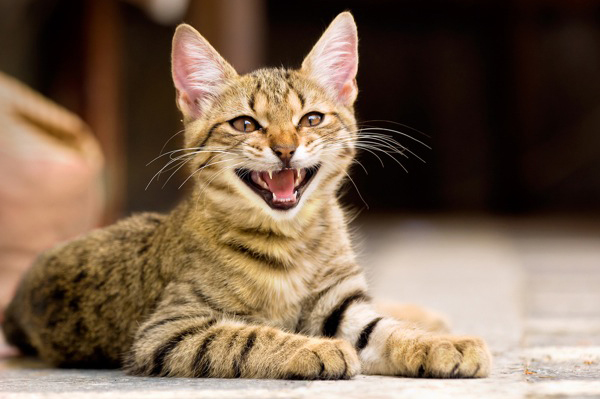
#> input picture Histogramas/color-kitty.jpg, 600 x 399 px
$ python histograma.py
#> lines starting #> are read from the running program, lines starting #| are printed output that depends on the picture
## Maria Júlia de Oliveira Vieira

import cv2
import numpy as np
from matplotlib import pyplot as plt

#display image
def showImage(img):
    cv2.imshow('cat',img)

    while True:
        k = cv2.waitKey(0) & 0xFF
        if k == 27: break             # ESC key to exit
    cv2.destroyAllWindows()

#Create and plot grayScale image histogram
def grayHist(img):
    hist = cv2.calcHist([img],[0],None,[256],[0,256])
    #Plot Histogram
    plt.hist(img.ravel(),256,[0,256])
    plt.show()

#Create and plot color histogram
def colorHist(img):
    color = ('b','g','r')
    for i,col in enumerate(color):
        histr = cv2.calcHist([img],[i],None,[256],[0,256])
        plt.plot(histr,color = col)
        plt.xlim([0,256])
    plt.show()

#Add uniform noise to image
def uniformNoise(img):
    low = (0, 0, 0)
    high = (40, 40, 40)
    noise = img.copy()
    cv2.randu(noise, low, high)
    img_noise = noise + img
    colorHist(img_noise)

#Add normal noise to image
def normalNoise(img):
    low = (0, 0, 0)
    sigma = (40, 40, 40)
    noise = img.copy()
    cv2.randn(noise, low, sigma)
    img_noise = noise + img
    colorHist(img_noise)

def main():
    colorCat_img = cv2.imread('color-kitty.jpg')
#> colorCat_img is the input picture: shape (399, 600, 3); mean B, G, R 80.9, 101, 123.2
    grayCat_img = cv2.imread('color-kitty.jpg', cv2.IMREAD_GRAYSCALE)
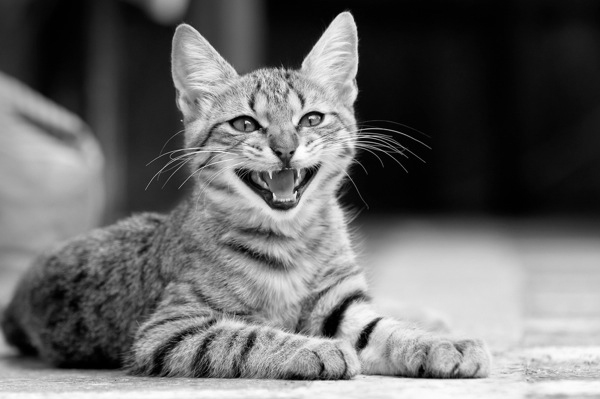
#> grayCat_img: shape (399, 600); min 0, max 255, mean 105.3
    # [4 lines of commented-out code are left out]

if __name__ == '__main__':
    main()
